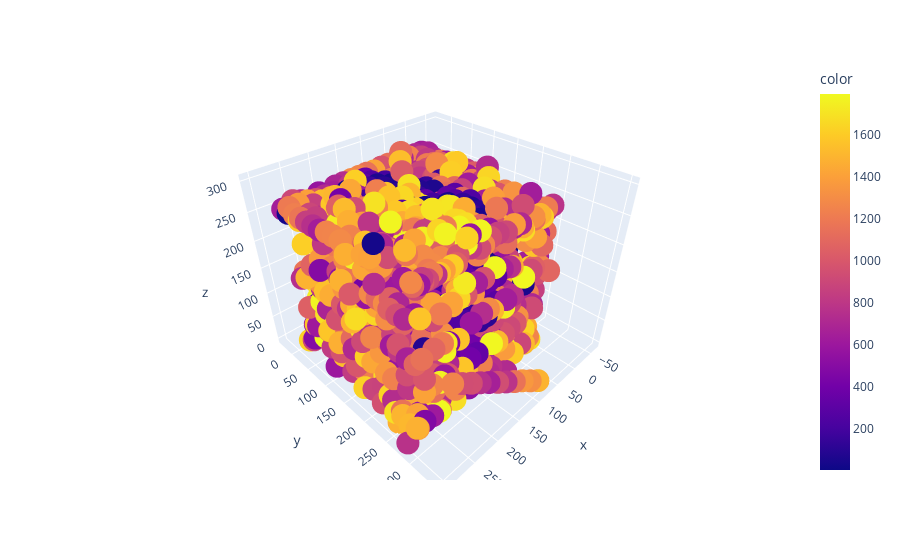

The notebook cell saved with this chart:
### Code cell
px.scatter_3d(x=xyz['x'], y=xyz['y'], z=xyz['z'], color=xyz['id']).show()

### Figure 1 — Plotly figure (JSON) as saved in the notebook; plotly's stock layout.template omitted (floating-point values rounded to 4 significant figures; data arrays with more than 128 entries replaced by an {"elided": "..."} marker saying what was removed)
{"data": [{"hovertemplate": "x=%{x}<br>y=%{y}<br>z=%{z}<br>color=%{marker.color}<extra></extra>", "legendgroup": "", "marker": {"color": {"elided": "1797 int values"}, "coloraxis": "coloraxis", "symbol": "circle"}, "mode": "markers", "name": "", "scene": "scene", "showlegend": false, "type": "scatter3d", "x": {"elided": "1797 float values"}, "y": {"elided": "1797 float values"}, "z": {"elided": "1797 float values"}}], "layout": {"coloraxis": {"colorbar": {"title": {"text": "color"}}, "colorscale": [[0, "#0d0887"], [0.1111, "#46039f"], [0.2222, "#7201a8"], [0.3333, "#9c179e"], [0.4444, "#bd3786"], [0.5556, "#d8576b"], [0.6667, "#ed7953"], [0.7778, "#fb9f3a"], [0.8889, "#fdca26"], [1, "#f0f921"]]}, "legend": {"tracegroupgap": 0}, "margin": {"t": 60}, "scene": {"domain": {"x": [0, 1], "y": [0, 1]}, "xaxis": {"title": {"text": "x"}}, "yaxis": {"title": {"text": "y"}}, "zaxis": {"title": {"text": "z"}}}}}
